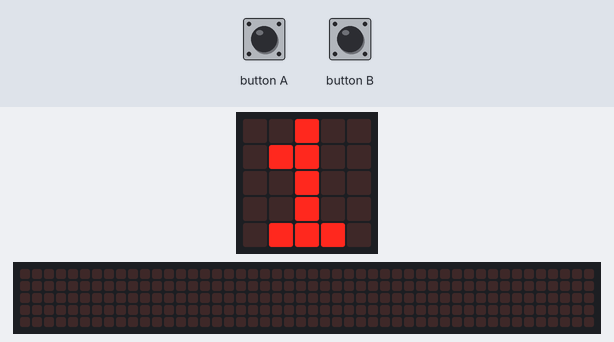
This program was run on a simulated BBC micro:bit running MicroPython. Parts: the board's 5×5 LED display, a strip that is not on the board, showing the scrolling text unrolled. Inputs (shaded band) come from the test bench. No radio messages arrive unless stated (any console line starting 'radio sent:' is added by the test bench); the 48×5 strip is a reading aid, not a part: it shows the text the display is scrolling, unrolled, one strip-width of it at a time; what the program prints to the serial console is not drawn.

Above: at 1.2 s.
1.3 s: button A pressed for 0.15 s
2.9 s: button B pressed for 0.15 s
At 3.8 s:
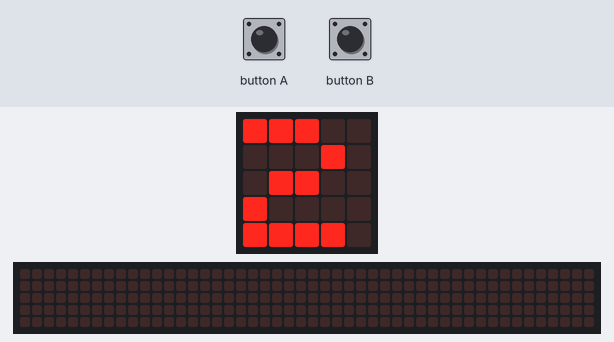
4.5 s: button B pressed for 1 s
At 4.9 s:
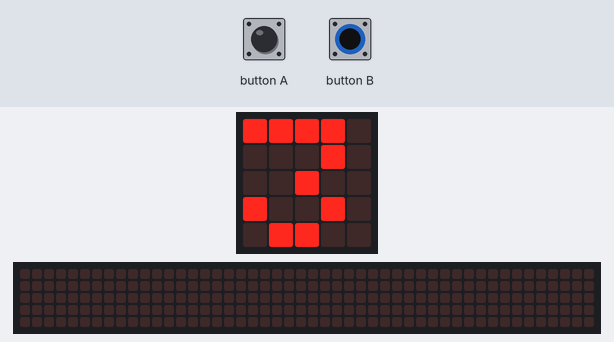
7.0 s: button A driven LOW and button B driven LOW
At 7.07 s:
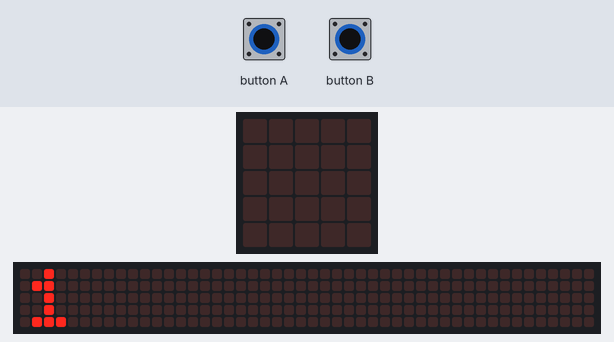
Timing chart, 0 to 9.9 s (numbered marks = the images above; inputs shaded):
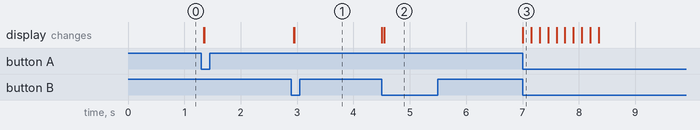

Measured:
- after the input at 2.9 s, the display: first changes at once (image 1 shows a later state)
- after the input at 4.5 s, the display: first changes at once (image 2 shows a later state)
- after the input at 7.0 s, the display: first changes at once (image 3 shows a later state)

The program:

master_multiplayer.py
```python
from microbit import *
import radio

# Button and timer variables
DBLCLICK_TIME = 50
dblclick_timer = 0
a_pressed = False
b_pressed = False
ab_pressed = False
a_was_pressed = False
b_was_pressed = False

# Master variables
UPDATE_SCORE_RATE = 500
update_score_timer = UPDATE_SCORE_RATE
question_asked = False


class Player:
    START_POINTS = 10000 # The number of points (in ms) the player begins with
    INCORRECT_PENALTY = 5000 # The amount of points (in ms) subtracted due to a wrong answer

    def __init__(self):
        self.points = Player.START_POINTS
        self.questions_correct = 0


# Define a function that gets the wrong answer
def not_answer(answer):
    if answer == "true":
        return "false"
    return "true"


# Multiplayer variables
MIN_PLAYERS = 1
MAX_PLAYERS = 5
getting_players = True
num_players = 1
current_player = 0

# Setup the radio
GAME_CHANNEL = 49
radio.config(channel = GAME_CHANNEL, power = 7)
radio.on()

# Scroll a message only once
display.scroll("Number of players:", wait=False)

previous_time = running_time()
while True:
    # Get time since the start of the last tick
    current_time = running_time()
    time_elapsed = current_time - previous_time
    previous_time = current_time

    # Ensure that all presses only register for one tick
    if a_pressed:
        a_pressed = False
    if b_pressed:
        b_pressed = False
    if ab_pressed:
        ab_pressed = False
    # Get button states
    if button_a.was_pressed(): # set a timer when a or b is pressed; if the other is pressed in that time, set ab_pressed = True (register this as a double press)
        a_was_pressed = True
        dblclick_timer = DBLCLICK_TIME
    if button_b.was_pressed():
        b_was_pressed = True
        dblclick_timer = DBLCLICK_TIME
    if a_was_pressed or b_was_pressed: # tick down the timer if a or b was pressed
        dblclick_timer -= time_elapsed
        if a_was_pressed and b_was_pressed:
            ab_pressed = True
            a_was_pressed = False
            b_was_pressed = False
        elif dblclick_timer <= 0:
            a_pressed = a_was_pressed
            b_pressed = b_was_pressed
            a_was_pressed = False
            b_was_pressed = False
        display.clear()

    # This is the actual code (do not change anything above this while merging)
    if getting_players:
        if a_pressed:
            num_players -= 1
            if num_players < MIN_PLAYERS:
                num_players = MIN_PLAYERS
        if b_pressed:
            num_players += 1
            if num_players > MAX_PLAYERS:
                num_players = MAX_PLAYERS
        if ab_pressed:
            players = [Player() for _ in range(num_players)]
            display.scroll("1")
            getting_players = False
        else:
            display.show(str(num_players))
    else:
        # Sets correct answer based on button pressed
        if a_pressed:
            answer = "true"
            question_asked = True
        if b_pressed:
            answer = "false"
            question_asked = True
        # Checks for incoming answer
        incoming = radio.receive()
        if question_asked:
            if incoming == "tof:" + answer or incoming == "tof:" + not_answer(answer):
                if incoming == "tof:" + answer:
                    players[current_player].questions_correct += 1
                else:
                    players[current_player].points -= Player.INCORRECT_PENALTY
                question_asked = False
                radio.send("tof:" + answer + "-answer")
                display.scroll(": {}".format(players[current_player].points))
                if players[current_player].points <= 0:
                    players[current_player].points = 0
                    radio.send("score:{}".format(players[current_player]))
                    display.scroll("{} Game over! {} questions!".format(current_player, players[current_player].questions_correct))
                    question_asked = False
                    if num_players <= 2:
                        getting_players = True
                        current_player = 0
                        if num_players == 2:
                            display.scroll("{} wins!".format(2 - current_player)) # this just happens to display the right thing (0 -> player 2 wins, 1 -> player 1 wins)
                    else:
                        alive_player = -1
                        # loop through the players
                        for player_index in range(num_players):
                            if players[player_index].points > 0:
                                if alive_player == -1: # we have found an alive player
                                    alive_player = player_index
                                else: # we already have an alive player, so we have concluded that at least two players are still alive
                                    break
                        else: # putting 'else' at the end of a 'for loop' means the following indented code will run if the for loop finished naturally (i.e. was not 'break'd out of)
                            # If this code runs, there is one player still alive
                            display.scroll("{} wins!".format(alive_player + 1))
                            getting_players = True
                            current_player = 0
                if not getting_players:
                    current_player = (current_player + 1) % len(players)
            else:
                players[current_player].points -= time_elapsed

        display.show(str(current_player + 1))
        update_score_timer -= time_elapsed
        if update_score_timer <= 0:
            update_score_timer = UPDATE_SCORE_RATE
            radio.send("score:{}".format(players[current_player].points))
```
